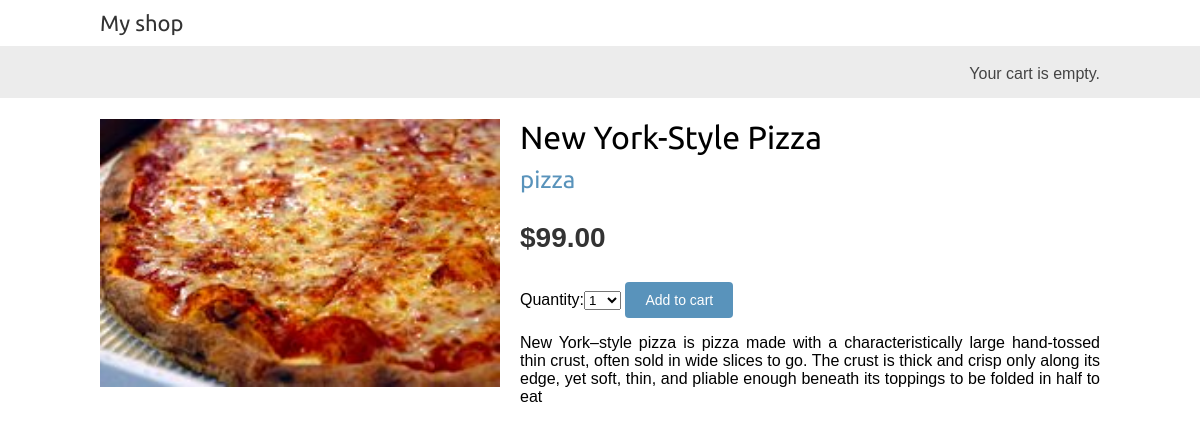
Page /3/new-york-style-pizza/ on the committed database.
### shop/models.py (models this page shows, shortened)
class Product(models.Model):
    category = models.ForeignKey(Category,
                                 related_name='products',
                                 on_delete=models.CASCADE)
    name = models.CharField(max_length=200, db_index=True)
    slug = models.SlugField(max_length=200, db_index=True)
    image = models.ImageField(upload_to='products/%Y/%m/%d',
                              blank=True)
    description = models.TextField(blank=True)
    price = models.DecimalField(max_digits=10, decimal_places=2)
    available = models.BooleanField(default=True)
    created = models.DateTimeField(auto_now_add=True)
    updated = models.DateTimeField(auto_now=True)
    class Meta:
        ordering = ('name',)
        index_together = (('id', 'slug'),)

class Category(models.Model):
    name = models.CharField(max_length=200,
                            db_index=True)
    slug = models.SlugField(max_length=200,
                            unique=True)
    class Meta:
        ordering = ('name',)
        verbose_name = 'category'
        verbose_name_plural = 'categories'
    def __str__(self):
        return self.name
    def get_absolute_url(self):
            return reverse('shop:product_list_by_category',
                           args=[self.slug])

### shop/views.py (the view)
# urls.py: path('<int:id>/<slug:slug>/', views.product_detail,
def product_detail(request, id, slug):
    product = get_object_or_404(Product,
                                id=id,
                                slug=slug,
                                available=True)
    cart_product_form = CartAddProductForm()
    r = Recommender()
    recommended_products = r.suggest_products_for([product], 4)
    return render(request,
                  'shop/product/detail.html',
                  {'product': product,
                   'cart_product_form': cart_product_form,
                   'recommended_products': recommended_products})

### cart/forms.py
class CartAddProductForm(forms.Form):
    quantity = forms.TypedChoiceField(
                                choices=PRODUCT_QUANTITY_CHOICES,
                                coerce=int)
    update = forms.BooleanField(required=False,
                                initial=False,
                                widget=forms.HiddenInput)

### cart/cart.py (called while the page is built)
    def __len__(self):
        return sum(item['quantity'] for item in self.cart.values())

### cart/context_processors.py (called while the page is built)
def cart(request):
    return {'cart': Cart(request)}

### shop/recommender.py (called while the page is built, shortened)
    def get_product_key(self, id):
        return 'product:{}:purchased_with'.format(id)

    def suggest_products_for(self, products, max_results=6):
        product_ids = [p.id for p in products]
        if len(products) == 1:
            suggestions = r.zrange(
                             self.get_product_key(product_ids[0]),
                             0, -1, desc=True)[:max_results]
        suggested_products_ids = [int(id) for id in suggestions]
        suggested_products = list(Product.objects.filter(id__in=suggested_products_ids))
        suggested_products.sort(key=lambda x: suggested_products_ids.index(x.id))
        return suggested_products

### shop/templates/shop/product/detail.html (shortened to what this page needs)
{% extends "shop/base.html" %}
{% load i18n %}
{% load static %}
{% block content %}
  <div class="product-detail">
    <img src="{% if product.image %}{{ product.image.url }}{% else %}{% static "img/no_image.png" %}{% endif %}">
    <h1>{{ product.name }}</h1>
    <h2><a href="{{ product.category.get_absolute_url }}">{{ product.category }}</a></h2>
    <p class="price">${{ product.price }}</p>
    <form action="{% url "cart:cart_add" product.id %}" method="post">
      {{ cart_product_form }}
      <input type="submit" value="{% trans "Add to cart" %}">
    </form>
    {{ product.description|linebreaks }}
  </div>
{% endblock %}

### shop/static/css/base.css (style rules this page uses)
body { margin:0; padding:0; font-family:helvetica, sans-serif; }
h1, h2, h3, h4, h5 , h6 { font-family: 'Ubuntu', sans-serif; font-weight:normal; }
a { text-decoration:none; color:#5993bb; }
a.button, input[type="submit"] { color:#fff; background:#5993bb; border-radius:4px; padding:10px 20px; font-size:14px; border:0; }
.product-detail { text-align:justify; }
.product-detail .price { color:#333; font-size:28px; font-weight:bold; }
.product-detail img { width:40%; float:left; padding:0 20px 20px 0; }
.product-detail h1 { margin-bottom:0; }
.product-detail h2 { margin-top:10px; }

### rows in the picture
Product: image (picture), name "New York-Style Pizza", category "pizza", price "99.00", description "New York–style pizza is pizza made with a characteristically large hand-tossed thin crust, often sold in wide slices to go. The crust is thick and crisp only along its edge, yet soft, thin, and pliable enough beneath its toppings to be folded in half to eat"
